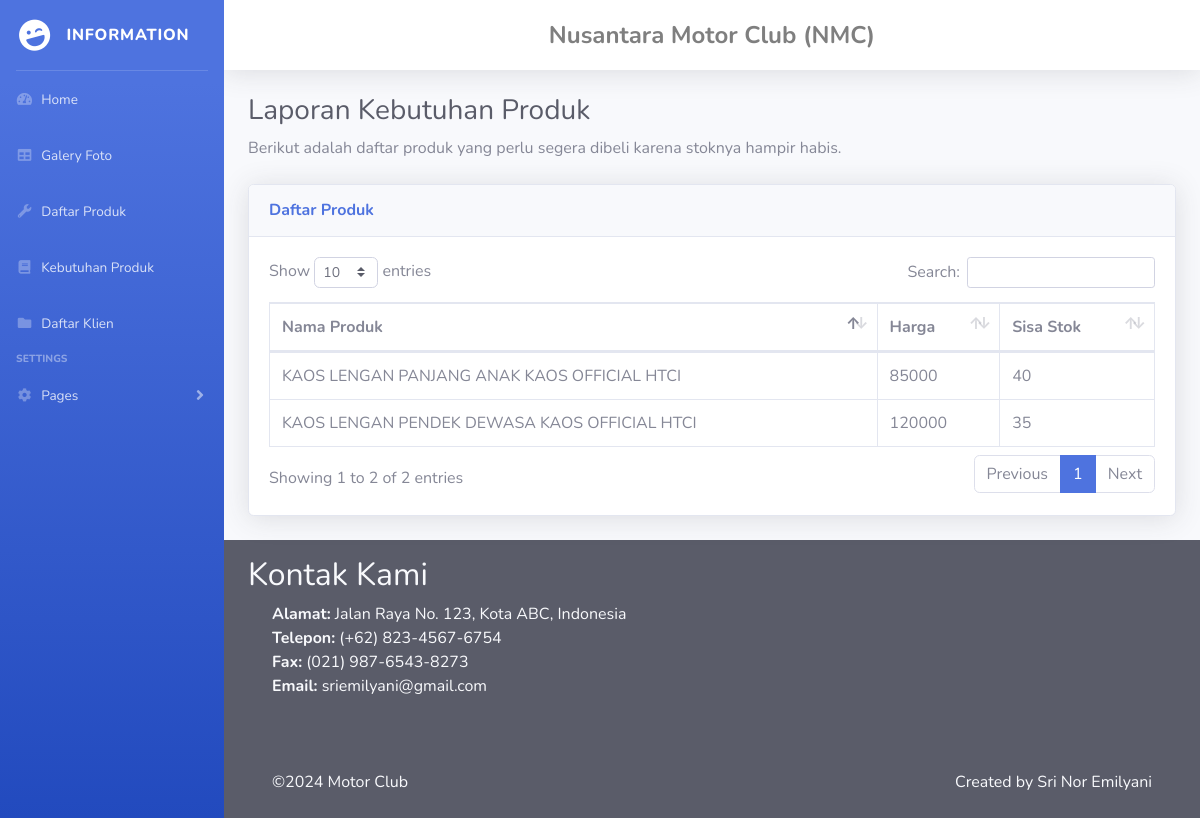
Screenshot of /pengadaan.php with the database file from the repository.
### tables this page shows
CREATE TABLE `tabel_produk` (
  `id_produk` varchar(5) NOT NULL,
  `nama_produk` varchar(50) NOT NULL,
  `harga` int NOT NULL,
  `stok` int NOT NULL
);

### pengadaan.php (the view, shortened to what this page needs)
<?php
include "head.php";
$conn = new mysqli("localhost", "root", "", "asessmen");
$sql = "SELECT nama_produk, harga, stok FROM tabel_produk WHERE stok < 50 ORDER BY stok ASC";
$result = $conn->query($sql);
?>
<!DOCTYPE html>
<html lang="en">
<head>
    <link href="vendor/fontawesome-free/css/all.min.css" rel="stylesheet" type="text/css">
    <link href="css/sb-admin-2.min.css" rel="stylesheet">
</head>
<body id="page-top">
    <div id="wrapper">
        <?php include "sidebar.php"; ?>
        <div id="content-wrapper" class="d-flex flex-column">
            <div id="content">
                <?php include "topbar.php"; ?>
                <div class="container-fluid">
                    <h1 class="h3 mb-2 text-gray-800">Laporan Kebutuhan Produk</h1>
                    <p class="mb-4">Berikut adalah daftar produk yang perlu segera dibeli karena stoknya hampir habis.</p>
                    <div class="card shadow mb-4">
                        <div class="card-header py-3">
                            <h6 class="m-0 font-weight-bold text-primary">Daftar Produk</h6>
                        </div>
                        <div class="card-body">
                            <div class="table-responsive">
                                <table class="table table-bordered" id="dataTable" width="100%" cellspacing="0">
                                    <thead>
                                        <tr>
                                            <th>Nama Produk</th>
                                            <th>Harga</th>
                                            <th>Sisa Stok</th>
                                        </tr>
                                    </thead>
                                    <tbody>
                                        <?php
                                        if ($result->num_rows > 0) {
                                            while($row = $result->fetch_assoc()) {
                                                echo "<tr><td>" . $row["nama_produk"]. "</td><td>" . $row["harga"]. "</td><td>" . $row["stok"]. "</td></tr>";
                                            }
                                        } else {
                                            echo "<tr><td colspan='2'>Tidak ada data</td></tr>";
                                        }
                                        ?>
                                    </tbody>
                                </table>
                            </div>
                        </div>
                    </div>
                </div>
            </div>
            <?php include "footer.php"; ?>
        </div>
    </div>
</body>
</html>

### rows the page displays
tabel_produk: nama_produk "KAOS LENGAN PENDEK DEWASA KAOS OFFICIAL HTCI", harga "120000", stok "35"
tabel_produk: nama_produk "KAOS LENGAN PANJANG ANAK KAOS OFFICIAL HTCI", harga "85000", stok "40"
